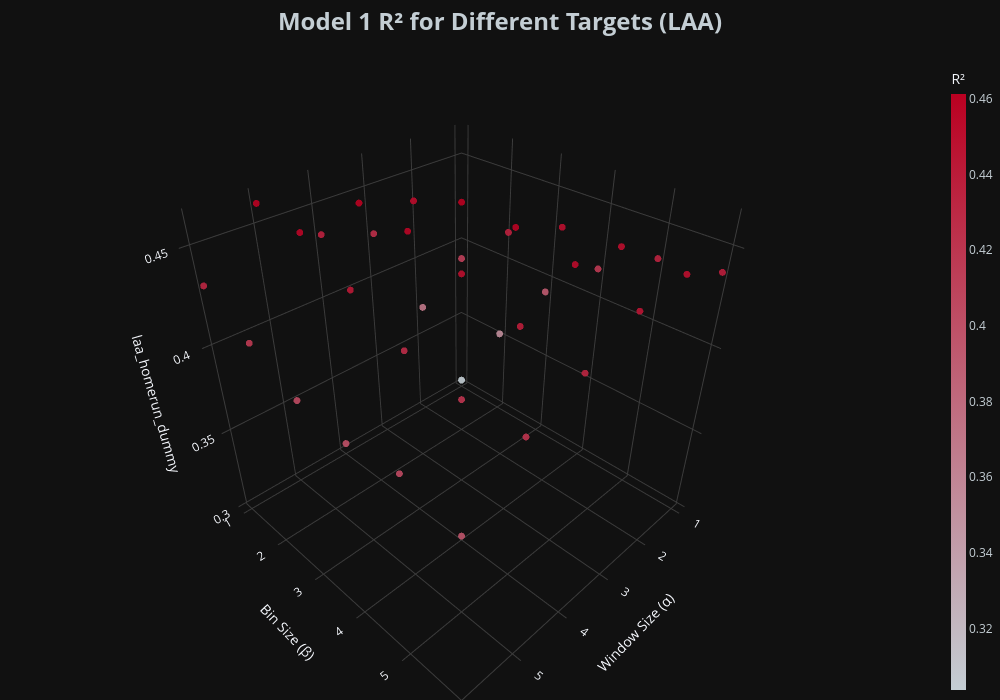

The notebook cell this image was saved under:
### Code cell
# Plot R² for LAA

fig = graph_model_stats(
    df = laa_m1_stats_df,
    stat_type='r_squared',
    title='Model 1 R²',
    z='laa_homerun_dummy',
    gradient='r_squared',
    team='LAA'
)

fig.show()

### Figure 1 — Plotly figure (JSON) as saved in the notebook; plotly's stock layout.template omitted (floating-point values rounded to 4 significant figures)
{"data": [{"marker": {"color": [0.3037, 0.3526, 0.3927, 0.4177, 0.4343, 0.4388, 0.3704, 0.4123, 0.437, 0.4496, 0.4508, 0.4495, 0.4262, 0.4528, 0.4613, 0.4595, 0.4538, 0.4456, 0.4359, 0.4609, 0.4578, 0.4497, 0.439, 0.4328, 0.4607, 0.4572, 0.4425, 0.428, 0.4209, 0.4214, 0.4323, 0.4172, 0.4038, 0.3998, 0.4044, 0.3961], "colorbar": {"thickness": 15, "tickfont": {"color": "#C4CED4"}, "title": {"text": "R²"}}, "colorscale": [[0, "#C4CED4"], [1, "#BA0021"]], "opacity": 0.9, "showscale": true, "size": 4}, "mode": "markers", "type": "scatter3d", "x": [1, 1, 1, 1, 1, 1, 2, 2, 2, 2, 2, 2, 3, 3, 3, 3, 3, 3, 4, 4, 4, 4, 4, 4, 5, 5, 5, 5, 5, 5, 6, 6, 6, 6, 6, 6], "y": [1, 2, 3, 4, 5, 6, 1, 2, 3, 4, 5, 6, 1, 2, 3, 4, 5, 6, 1, 2, 3, 4, 5, 6, 1, 2, 3, 4, 5, 6, 1, 2, 3, 4, 5, 6], "z": [0.3037, 0.3526, 0.3927, 0.4177, 0.4343, 0.4388, 0.3704, 0.4123, 0.437, 0.4496, 0.4508, 0.4495, 0.4262, 0.4528, 0.4613, 0.4595, 0.4538, 0.4456, 0.4359, 0.4609, 0.4578, 0.4497, 0.439, 0.4328, 0.4607, 0.4572, 0.4425, 0.428, 0.4209, 0.4214, 0.4323, 0.4172, 0.4038, 0.3998, 0.4044, 0.3961]}], "layout": {"height": 700, "margin": {"b": 0, "l": 0, "r": 0, "t": 60}, "paper_bgcolor": "#111111", "scene": {"aspectmode": "cube", "bgcolor": "#111111", "xaxis": {"gridcolor": "rgb(60, 60, 60)", "showbackground": false, "title": {"text": "Window Size (α)"}}, "yaxis": {"gridcolor": "rgb(60, 60, 60)", "showbackground": false, "title": {"text": "Bin Size (β)"}}, "zaxis": {"gridcolor": "rgb(60, 60, 60)", "showbackground": false, "title": {"text": "laa_homerun_dummy"}}}, "showlegend": false, "title": {"font": {"color": "#C4CED4", "size": 24}, "text": "<b>Model 1 R² for Different Targets (LAA)</b>", "x": 0.5, "xanchor": "center"}, "width": 1000}}
